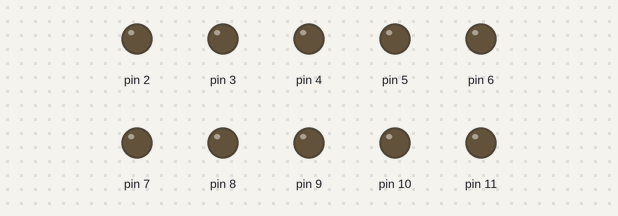
A sketch run on a simulated Arduino Uno, built with avr-gcc and run on an emulated ATmega328P. On the bench: output pins drawn as LEDs (lit = HIGH).

Above: at 0.3 s.
At 2.68 s:
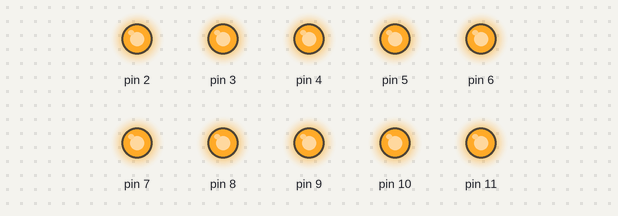
Timing chart, 0 to 3.0 s (numbered marks = the images above):
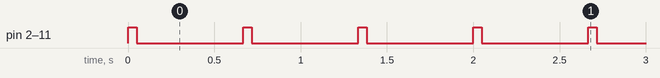

The sketch:

allInRythm.ino
```cpp
const short fDelay = 666; //==>90 BPM   écart entre deux battement de coeurs

void setup()   // fonction setup celle ci est une structure ou il faut initialise ce que l'on veut utiliser
{
    for(short i=2; i<12; i++) {pinMode(i, OUTPUT);}   //initialisation des pins 2 a 11
}

void loop()  // boucle infini
{
    short ledUpTime = 50;
    for(short i=2; i<12; i++) {digitalWrite(i, HIGH);}   // boucle permettant d'allumer toutes les LED en même temp
    delay(ledUpTime);
    for(short i=2; i<12; i++) {digitalWrite(i, LOW);}  // boucle permettant d'éteindre toutes les LED en même temp
    delay(fDelay-ledUpTime);
}
```

Measured:
- by itself, pin 2–11: alternates HIGH for 0.05 s and LOW for 0.62 s
